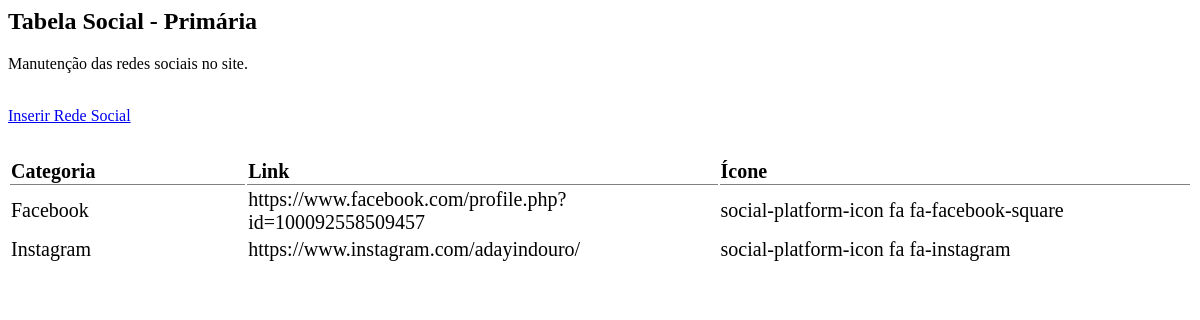
Before: /backoffice/content/socials/socials.php with the older database file.
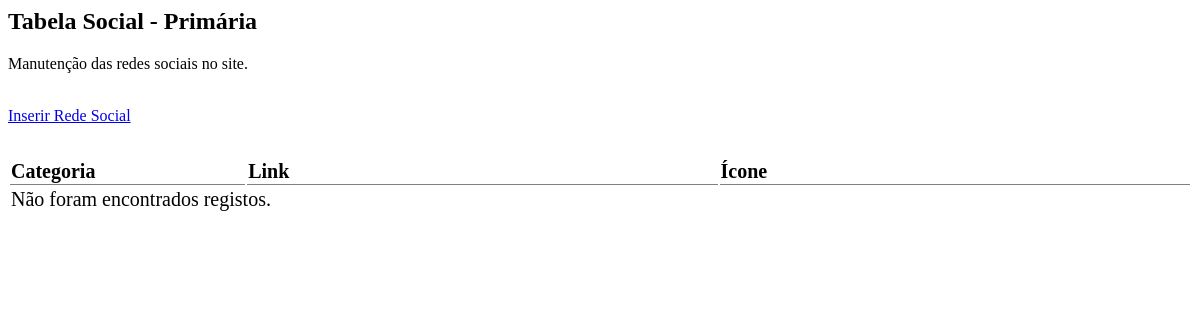
After: the same page with the newer database file.
### tables this page shows
CREATE TABLE IF NOT EXISTS `social_media` (
  `id` int(11) NOT NULL AUTO_INCREMENT,
  `category` varchar(50) DEFAULT NULL,
  `value` text DEFAULT NULL,
  `icon_class` text DEFAULT NULL,
  PRIMARY KEY (`id`)
);

### backoffice/content/socials/socials.php (the view, shortened to what this page needs)
<?php
$showsoc = "SELECT * FROM social_media ORDER BY id";
$show = mysqli_query($conn, $showsoc);
if (mysqli_num_rows($show) > 0) {
    $row = mysqli_fetch_array($show);
} else {
    $row = null;
}
?>
<h2>Tabela Social - Primária</h2>
<p>Manutenção das redes sociais no site.</p>
<a href="./?p=71" class="insert-button">Inserir Rede Social</a>
<a id="delLink" disabled><i class="fa-regular fa-trash-can fa-2xl" onclick="confirmDelete(<?php echo $row['id']; ?>)"></i></a>
<?php
if ($row !== null && isset($row['id'])) {
    $editLink = './?p=75&id=' . $row['id'] . '&operation=editar';
} else {
    $editLink = null;
}
echo '<a href="' . $editLink . '" id="editLink" disabled><i class="fa-regular fa-pen-to-square fa-2xl"></i></a>' ?>
<table class="table-hover" style="width:100%; font-size: 20px; margin-top: 1rem; padding-top: 1rem;">
    <thead>
        <tr>
            <th scope="col" style="text-align: left; width:20%; border-bottom: solid 1px grey; border-collapse: collapse;">Categoria</th>
            <th scope="col" style="text-align: left; width:40%; border-bottom: solid 1px grey; border-collapse: collapse;">Link</th>
            <th scope="col" style="text-align: left; width:40%; border-bottom: solid 1px grey; border-collapse: collapse;">Ícone</th>
        </tr>
    </thead>
    <tbody>
        <?php
        if ($row !== null) {
            do {
        ?>
                <tr id="tr_<?php echo $row['id']; ?>" onclick="storeID(<?php echo $row['id']; ?>)">
                    <?php
                    echo "<td>" . $row['category'] . "</td>";
                    echo "<td>" . $row['value'] . "</td>";
                    echo "<td>" . $row['icon_class'] . "</td>";
                    ?>
                </tr>
        <?php
            } while ($row = mysqli_fetch_assoc($show));
        } else {
            echo "<tr><td colspan='4'>Não foram encontrados registos.</td></tr>";
        }
        ?>
    </tbody>
</table>

Changed rows visible on the page:
removed social_media: category "Facebook", value "https://www.facebook.com/profile.php?id=100092558509457", icon_class "social-platform-icon fa fa-facebook-square"
removed social_media: category "Instagram", value "https://www.instagram.com/adayindouro/", icon_class "social-platform-icon fa fa-instagram"
Other visible differences:
text now shown: "Não foram encontrados registos."
